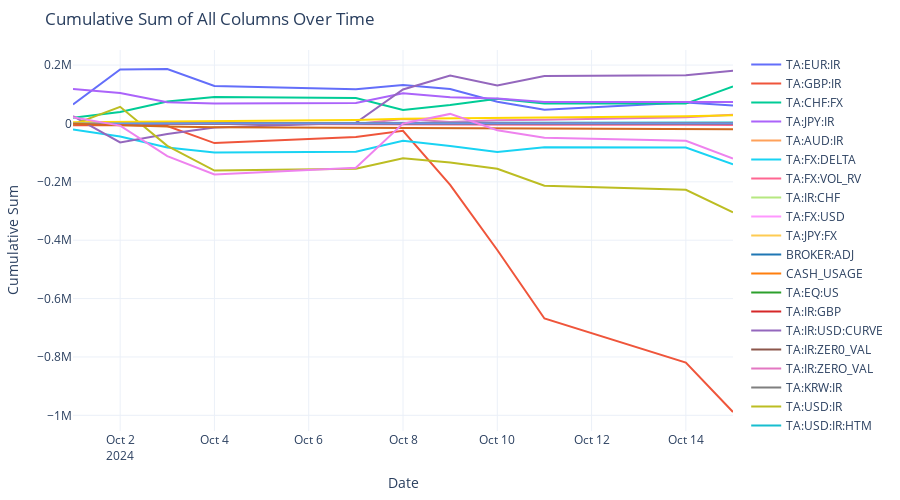

This figure's notebook cell:
### Code cell
pnl_dfs = {dt: parse_pnl_string(pnl[dt]) for dt in pnl.keys()}
list_of_dataframes = []

for date, df in pnl_dfs.items():
    # Set the key column as columns, the value column as data, and add date as index
    df.set_index('key', inplace=True)
    df_transposed = df.T  # Transpose to make keys as columns
    df_transposed['date'] = date  # Add the date as a column
    list_of_dataframes.append(df_transposed)  # Append to the list

# Concatenate all the dataframes into a single one, setting 'date' as the index
final_df = pd.concat(list_of_dataframes).set_index('date')
final_df['Total'] = final_df.sum(axis=1)

column_expressions = {
    'FX': 'df["TA:FX:DELTA"] + df["TA:FX:VOL_RV"] + df["TA:FX:USD"] + df["TA:JPY:FX"] + df["TA:CHF:FX"]',
    'USD': 'df["TA:IR:USD:CURVE"] + df["TA:USD:IR"] + df["TA:USD:IR:HTM"] + df["TA:USD:IR:RV"]',
}
plot_cumulative_sum(final_df, column_expressions)

### Figure 1 — Plotly figure (JSON) as saved in the notebook; plotly's stock layout.template omitted (floating-point values rounded to 4 significant figures)
{"data": [{"hovertemplate": "<b>TA:EUR:IR</b><br>Date: %{x}<br>Value: %{y:.2f}<extra></extra>", "line": {"color": "#636EFA"}, "mode": "lines", "name": "TA:EUR:IR", "type": "scatter", "x": ["2024-10-01", "2024-10-02", "2024-10-03", "2024-10-04", "2024-10-07", "2024-10-08", "2024-10-09", "2024-10-10", "2024-10-11", "2024-10-14", "2024-10-15"], "y": [64924, 184986, 186362, 128318, 116886, 131356, 117739, 74118, 46570, 71836, 61444]}, {"hovertemplate": "<b>TA:GBP:IR</b><br>Date: %{x}<br>Value: %{y:.2f}<extra></extra>", "line": {"color": "#EF553B"}, "mode": "lines", "name": "TA:GBP:IR", "type": "scatter", "x": ["2024-10-01", "2024-10-02", "2024-10-03", "2024-10-04", "2024-10-07", "2024-10-08", "2024-10-09", "2024-10-10", "2024-10-11", "2024-10-14", "2024-10-15"], "y": [-6007, -5299, -8759, -67276, -46426, -25068, -210693, -433450, -668330, -819094, -988435]}, {"hovertemplate": "<b>TA:CHF:FX</b><br>Date: %{x}<br>Value: %{y:.2f}<extra></extra>", "line": {"color": "#00CC96"}, "mode": "lines", "name": "TA:CHF:FX", "type": "scatter", "x": ["2024-10-01", "2024-10-02", "2024-10-03", "2024-10-04", "2024-10-07", "2024-10-08", "2024-10-09", "2024-10-10", "2024-10-11", "2024-10-14", "2024-10-15"], "y": [19549, 39332, 75370, 90577, 86810, 46413, 63515, 84459, 68287, 67917, 126540]}, {"hovertemplate": "<b>TA:JPY:IR</b><br>Date: %{x}<br>Value: %{y:.2f}<extra></extra>", "line": {"color": "#AB63FA"}, "mode": "lines", "name": "TA:JPY:IR", "type": "scatter", "x": ["2024-10-01", "2024-10-02", "2024-10-03", "2024-10-04", "2024-10-07", "2024-10-08", "2024-10-09", "2024-10-10", "2024-10-11", "2024-10-14", "2024-10-15"], "y": [118263, 104100, 72461, 68576, 69770, 103652, 89675, 85801, 73852, 73384, 73787]}, {"hovertemplate": "<b>TA:AUD:IR</b><br>Date: %{x}<br>Value: %{y:.2f}<extra></extra>", "line": {"color": "#FFA15A"}, "mode": "lines", "name": "TA:AUD:IR", "type": "scatter", "x": ["2024-10-01", "2024-10-02", "2024-10-03", "2024-10-04", "2024-10-07", "2024-10-08", "2024-10-09", "2024-10-10", "2024-10-11", "2024-10-14", "2024-10-15"], "y": [137, 183, 229, 275, 412, 549, 595, 641, 687, 824, 961]}, {"hovertemplate": "<b>TA:FX:DELTA</b><br>Date: %{x}<br>Value: %{y:.2f}<extra></extra>", "line": {"color": "#19D3F3"}, "mode": "lines", "name": "TA:FX:DELTA", "type": "scatter", "x": ["2024-10-01", "2024-10-02", "2024-10-03", "2024-10-04", "2024-10-07", "2024-10-08", "2024-10-09", "2024-10-10", "2024-10-11", "2024-10-14", "2024-10-15"], "y": [-20304, -44655, -82652, -99730, -97180, -59124, -76882, -97558, -81497, -82535, -140376]}, {"hovertemplate": "<b>TA:FX:VOL_RV</b><br>Date: %{x}<br>Value: %{y:.2f}<extra></extra>", "line": {"color": "#FF6692"}, "mode": "lines", "name": "TA:FX:VOL_RV", "type": "scatter", "x": ["2024-10-01", "2024-10-02", "2024-10-03", "2024-10-04", "2024-10-07", "2024-10-08", "2024-10-09", "2024-10-10", "2024-10-11", "2024-10-14", "2024-10-15"], "y": [-208, -584, -3231, -3660, -3977, -3482, -3485, -4424, -4192, -4176, -4918]}, {"hovertemplate": "<b>TA:IR:CHF</b><br>Date: %{x}<br>Value: %{y:.2f}<extra></extra>", "line": {"color": "#B6E880"}, "mode": "lines", "name": "TA:IR:CHF", "type": "scatter", "x": ["2024-10-01", "2024-10-02", "2024-10-03", "2024-10-04", "2024-10-07", "2024-10-08", "2024-10-09", "2024-10-10", "2024-10-11", "2024-10-14", "2024-10-15"], "y": [65, 87, 109, 131, 196, 261, 283, 305, 327, 392, 457]}, {"hovertemplate": "<b>TA:FX:USD</b><br>Date: %{x}<br>Value: %{y:.2f}<extra></extra>", "line": {"color": "#FF97FF"}, "mode": "lines", "name": "TA:FX:USD", "type": "scatter", "x": ["2024-10-01", "2024-10-02", "2024-10-03", "2024-10-04", "2024-10-07", "2024-10-08", "2024-10-09", "2024-10-10", "2024-10-11", "2024-10-14", "2024-10-15"], "y": [-86, -24, -41, -19, -133, -265, -283, -289, -303, -423, -508]}, {"hovertemplate": "<b>TA:JPY:FX</b><br>Date: %{x}<br>Value: %{y:.2f}<extra></extra>", "line": {"color": "#FECB52"}, "mode": "lines", "name": "TA:JPY:FX", "type": "scatter", "x": ["2024-10-01", "2024-10-02", "2024-10-03", "2024-10-04", "2024-10-07", "2024-10-08", "2024-10-09", "2024-10-10", "2024-10-11", "2024-10-14", "2024-10-15"], "y": [-141, -186, -225, -271, -412, -557, -603, -647, -696, -838, -976]}, {"hovertemplate": "<b>BROKER:ADJ</b><br>Date: %{x}<br>Value: %{y:.2f}<extra></extra>", "line": {"color": "#1f77b4"}, "mode": "lines", "name": "BROKER:ADJ", "type": "scatter", "x": ["2024-10-01", "2024-10-02", "2024-10-03", "2024-10-04", "2024-10-07", "2024-10-08", "2024-10-09", "2024-10-10", "2024-10-11", "2024-10-14", "2024-10-15"], "y": [-4, -5, -6, -7, -11, -15, -16, -17, -18, -22, -26]}, {"hovertemplate": "<b>CASH_USAGE</b><br>Date: %{x}<br>Value: %{y:.2f}<extra></extra>", "line": {"color": "#ff7f0e"}, "mode": "lines", "name": "CASH_USAGE", "type": "scatter", "x": ["2024-10-01", "2024-10-02", "2024-10-03", "2024-10-04", "2024-10-07", "2024-10-08", "2024-10-09", "2024-10-10", "2024-10-11", "2024-10-14", "2024-10-15"], "y": [-251, -486, -721, -956, -981, -1199, -1400, -1601, -1802, -1827, -1852]}, {"hovertemplate": "<b>TA:EQ:US</b><br>Date: %{x}<br>Value: %{y:.2f}<extra></extra>", "line": {"color": "#2ca02c"}, "mode": "lines", "name": "TA:EQ:US", "type": "scatter", "x": ["2024-10-01", "2024-10-02", "2024-10-03", "2024-10-04", "2024-10-07", "2024-10-08", "2024-10-09", "2024-10-10", "2024-10-11", "2024-10-14", "2024-10-15"], "y": [-69, -92, -115, -138, -207, -276, -299, -322, -345, -414, -483]}, {"hovertemplate": "<b>TA:IR:GBP</b><br>Date: %{x}<br>Value: %{y:.2f}<extra></extra>", "line": {"color": "#d62728"}, "mode": "lines", "name": "TA:IR:GBP", "type": "scatter", "x": ["2024-10-01", "2024-10-02", "2024-10-03", "2024-10-04", "2024-10-07", "2024-10-08", "2024-10-09", "2024-10-10", "2024-10-11", "2024-10-14", "2024-10-15"], "y": [1, 1, 1, 1, 2, 3, 3, 3, 3, 4, 5]}, {"hovertemplate": "<b>TA:IR:USD:CURVE</b><br>Date: %{x}<br>Value: %{y:.2f}<extra></extra>", "line": {"color": "#9467bd"}, "mode": "lines", "name": "TA:IR:USD:CURVE", "type": "scatter", "x": ["2024-10-01", "2024-10-02", "2024-10-03", "2024-10-04", "2024-10-07", "2024-10-08", "2024-10-09", "2024-10-10", "2024-10-11", "2024-10-14", "2024-10-15"], "y": [24935, -65057, -36294, -14098, 2136, 116533, 164234, 129911, 162392, 165246, 180941]}, {"hovertemplate": "<b>TA:IR:ZER0_VAL</b><br>Date: %{x}<br>Value: %{y:.2f}<extra></extra>", "line": {"color": "#8c564b"}, "mode": "lines", "name": "TA:IR:ZER0_VAL", "type": "scatter", "x": ["2024-10-01", "2024-10-02", "2024-10-03", "2024-10-04", "2024-10-07", "2024-10-08", "2024-10-09", "2024-10-10", "2024-10-11", "2024-10-14", "2024-10-15"], "y": [-8, -11, -14, -17, -25, -33, -36, -39, -42, -50, -58]}, {"hovertemplate": "<b>TA:IR:ZERO_VAL</b><br>Date: %{x}<br>Value: %{y:.2f}<extra></extra>", "line": {"color": "#e377c2"}, "mode": "lines", "name": "TA:IR:ZERO_VAL", "type": "scatter", "x": ["2024-10-01", "2024-10-02", "2024-10-03", "2024-10-04", "2024-10-07", "2024-10-08", "2024-10-09", "2024-10-10", "2024-10-11", "2024-10-14", "2024-10-15"], "y": [331, 974, 1269, 1549, -1905, 15596, 4824, 11008, 12745, 21127, 29515]}, {"hovertemplate": "<b>TA:KRW:IR</b><br>Date: %{x}<br>Value: %{y:.2f}<extra></extra>", "line": {"color": "#7f7f7f"}, "mode": "lines", "name": "TA:KRW:IR", "type": "scatter", "x": ["2024-10-01", "2024-10-02", "2024-10-03", "2024-10-04", "2024-10-07", "2024-10-08", "2024-10-09", "2024-10-10", "2024-10-11", "2024-10-14", "2024-10-15"], "y": [80, 107, 134, 161, 241, 321, 348, 375, 402, 482, 562]}, {"hovertemplate": "<b>TA:USD:IR</b><br>Date: %{x}<br>Value: %{y:.2f}<extra></extra>", "line": {"color": "#bcbd22"}, "mode": "lines", "name": "TA:USD:IR", "type": "scatter", "x": ["2024-10-01", "2024-10-02", "2024-10-03", "2024-10-04", "2024-10-07", "2024-10-08", "2024-10-09", "2024-10-10", "2024-10-11", "2024-10-14", "2024-10-15"], "y": [-3950, 56937, -76611, -161536, -155087, -118902, -133570, -155575, -213461, -227535, -304389]}, {"hovertemplate": "<b>TA:USD:IR:HTM</b><br>Date: %{x}<br>Value: %{y:.2f}<extra></extra>", "line": {"color": "#17becf"}, "mode": "lines", "name": "TA:USD:IR:HTM", "type": "scatter", "x": ["2024-10-01", "2024-10-02", "2024-10-03", "2024-10-04", "2024-10-07", "2024-10-08", "2024-10-09", "2024-10-10", "2024-10-11", "2024-10-14", "2024-10-15"], "y": [444, 592, 740, 888, 1331, 1774, 1922, 2070, 2218, 2662, 3106]}, {"hovertemplate": "<b>TA:USD:IR:RV</b><br>Date: %{x}<br>Value: %{y:.2f}<extra></extra>", "line": {"color": "#FF3F3F"}, "mode": "lines", "name": "TA:USD:IR:RV", "type": "scatter", "x": ["2024-10-01", "2024-10-02", "2024-10-03", "2024-10-04", "2024-10-07", "2024-10-08", "2024-10-09", "2024-10-10", "2024-10-11", "2024-10-14", "2024-10-15"], "y": [29, 39, 49, 59, 88, 117, 127, 137, 147, 176, 205]}, {"hovertemplate": "<b>USD SELLDOWN</b><br>Date: %{x}<br>Value: %{y:.2f}<extra></extra>", "line": {"color": "#FFD700"}, "mode": "lines", "name": "USD SELLDOWN", "type": "scatter", "x": ["2024-10-01", "2024-10-02", "2024-10-03", "2024-10-04", "2024-10-07", "2024-10-08", "2024-10-09", "2024-10-10", "2024-10-11", "2024-10-14", "2024-10-15"], "y": [4073, 5429, 6784, 8140, 12208, 16279, 17635, 18991, 20349, 24422, 28496]}, {"hovertemplate": "<b>BNP FXPB</b><br>Date: %{x}<br>Value: %{y:.2f}<extra></extra>", "line": {"color": "#6495ED"}, "mode": "lines", "name": "BNP FXPB", "type": "scatter", "x": ["2024-10-01", "2024-10-02", "2024-10-03", "2024-10-04", "2024-10-07", "2024-10-08", "2024-10-09", "2024-10-10", "2024-10-11", "2024-10-14", "2024-10-15"], "y": [0, 0, 0, 0, 0, 0, 0, 0, 0, 0, 0]}, {"hovertemplate": "<b>FX</b><br>Date: %{x}<br>Value: %{y:.2f}<extra></extra>", "line": {"color": "#D2691E"}, "mode": "lines", "name": "FX", "type": "scatter", "x": ["2024-10-01", "2024-10-02", "2024-10-03", "2024-10-04", "2024-10-07", "2024-10-08", "2024-10-09", "2024-10-10", "2024-10-11", "2024-10-14", "2024-10-15"], "y": [-1190, -6117, -10779, -13103, -14892, -17015, -17738, -18459, -18401, -20055, -20238]}, {"hovertemplate": "<b>USD</b><br>Date: %{x}<br>Value: %{y:.2f}<extra></extra>", "line": {"color": "#EE82EE"}, "mode": "lines", "name": "USD", "type": "scatter", "x": ["2024-10-01", "2024-10-02", "2024-10-03", "2024-10-04", "2024-10-07", "2024-10-08", "2024-10-09", "2024-10-10", "2024-10-11", "2024-10-14", "2024-10-15"], "y": [21458, -7489, -112116, -174687, -151532, -478, 32713, -23457, -48704, -59451, -120137]}], "layout": {"autosize": true, "height": 500, "hovermode": "x unified", "margin": {"b": 40, "l": 40, "r": 40, "t": 50}, "title": {"text": "Cumulative Sum of All Columns Over Time"}, "width": 900, "xaxis": {"title": {"text": "Date"}}, "yaxis": {"title": {"text": "Cumulative Sum"}}}}
